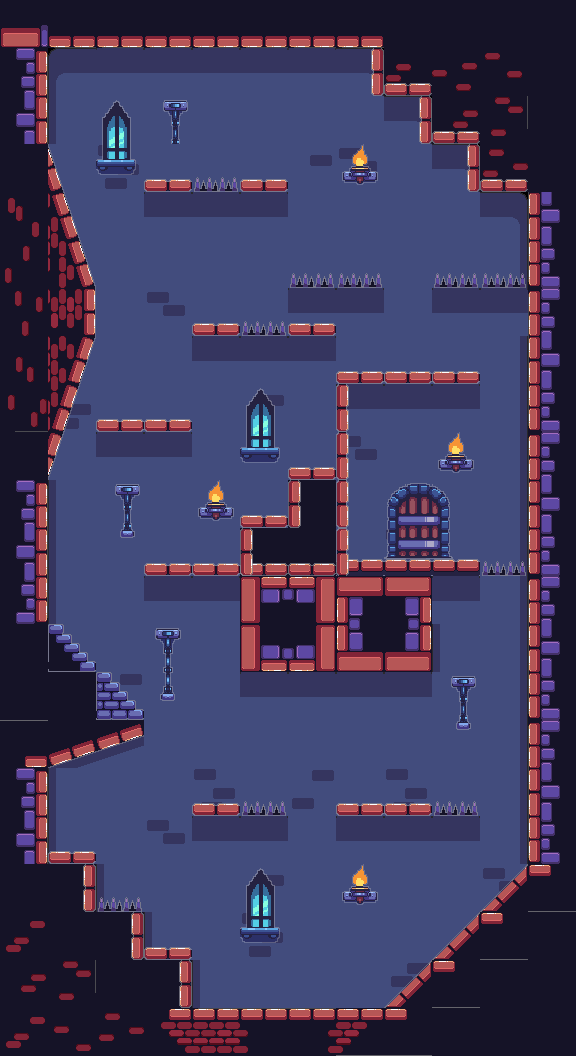

Below is a game level as drawn by its tile map, then a one-line description and the .tmx file that defines it, in full:
An orthogonal 12x22 tile map with 48x48 px tiles, 3 tile layers (Background 1, Background 2, Background 3) and 31 objects.

<map version="1.5" tiledversion="1.7.2" orientation="orthogonal" renderorder="right-down" width="12" height="22" tilewidth="48" tileheight="48" infinite="0" nextlayerid="7" nextobjectid="34">
 <tileset firstgid="1" source="map_10.tsx" />
 <layer id="1" name="Background 1" width="12" height="22">
  <data encoding="csv">
19,20,20,20,20,20,20,20,1,1,1,1,
37,218,206,206,206,206,206,228,3221225477,3221225476,3221225475,1,
55,236,238,238,238,238,238,238,228,5,6,1,
1,238,223,238,238,238,224,239,238,228,4,1,
2684354562,238,238,206,206,206,238,238,238,238,228,67,
2684354563,238,238,238,238,238,238,238,238,238,246,85,
2684354564,238,238,239,238,238,206,206,238,206,206,49,
2684354565,238,238,238,206,206,206,238,238,238,246,67,
2684354566,223,238,238,238,224,238,206,206,206,246,85,
1,238,206,206,238,238,238,239,238,238,246,49,
37,236,238,238,238,238,1,238,238,238,246,67,
55,236,238,238,238,1,1,238,223,238,246,85,
73,236,238,206,206,50,51,68,69,206,246,49,
1,238,238,238,238,104,105,86,87,236,246,67,
1,1,225,238,238,206,206,206,206,238,246,85,
1073741945,204,205,238,238,238,238,238,238,238,246,49,
37,236,238,238,223,238,225,238,223,238,246,67,
55,236,238,239,206,206,238,206,206,206,246,85,
1,1,236,238,238,224,238,238,238,238,239,120,
2,1,1,236,238,223,238,238,238,238,120,1,
5,6,1,1,236,238,238,238,245,120,1,1,
2,3,4,91,92,93,94,112,120,1,1,1
</data>
 </layer>
 <layer id="2" name="Background 2" width="12" height="22">
  <data encoding="csv">
0,0,0,0,0,0,0,0,0,0,0,0,
0,0,0,0,0,0,0,1610612887,151,0,0,0,
0,0,289,361,0,0,0,0,1610612887,151,0,0,
0,2684354637,307,151,157,151,0,217,0,1610612887,151,0,
0,2684354638,0,0,0,0,0,0,0,0,0,0,
0,2684354639,0,0,0,0,157,157,0,157,157,0,
0,2684354640,0,0,151,157,151,0,0,0,0,0,
0,2684354641,0,0,0,0,0,151,151,151,0,0,
0,2684354642,151,151,0,289,0,3758096535,0,0,0,0,
0,2684354643,0,0,0,307,151,3758096535,0,217,0,0,
0,0,361,0,217,151,0,3758096535,0,0,0,0,
0,0,379,151,151,151,151,188,188,188,157,0,
0,0,0,0,0,0,0,0,0,0,0,0,
0,152,0,362,0,0,0,0,0,0,0,0,
0,0,153,380,0,0,0,0,0,361,0,0,
0,23,24,0,0,0,0,0,0,379,0,0,
0,0,0,0,151,157,0,151,151,157,0,0,
0,151,0,0,0,0,0,0,0,0,0,0,
0,1610612887,157,0,0,289,0,217,0,0,15,0,
0,0,1610612887,151,0,307,0,0,0,15,0,0,
0,0,0,1610612887,0,0,0,0,15,0,0,0,
0,0,0,0,0,0,0,0,0,0,0,0
</data>
 </layer>
 <layer id="3" name="Background 3" width="12" height="22">
  <data encoding="csv">
0,0,0,0,0,0,0,0,0,0,0,0,
0,0,0,0,0,0,0,0,0,0,0,0,
0,0,0,0,0,0,0,0,0,0,0,0,
0,0,0,0,0,0,0,0,0,0,0,0,
0,0,0,0,0,0,0,0,0,0,0,0,
0,0,0,0,0,0,0,0,0,0,0,0,
0,0,0,0,0,0,0,0,0,0,0,0,
0,0,0,0,0,0,0,0,0,0,0,0,
0,0,0,0,0,0,0,0,0,0,0,0,
0,0,0,0,0,0,0,0,0,0,0,0,
0,0,0,0,0,0,3758096535,0,290,291,0,0,
0,0,0,0,0,3758096535,0,2684354711,308,309,0,0,
0,0,0,0,0,0,0,0,0,0,0,0,
0,0,0,0,0,0,0,0,0,0,0,0,
0,0,0,0,0,0,0,0,0,0,0,0,
0,0,0,0,0,0,0,0,0,0,0,0,
0,0,0,0,0,0,0,0,0,0,0,0,
0,0,0,0,0,0,0,0,0,0,0,0,
0,0,0,0,0,0,0,0,0,0,0,0,
0,0,0,0,0,0,0,0,0,0,0,0,
0,0,0,0,0,0,0,0,0,0,0,0,
0,0,0,0,0,0,0,0,0,0,0,0
</data>
 </layer>
 <objectgroup id="4" name="Walls">
  <object id="1" x="49.3333" y="47.3333">
   <polygon points="0,0 -1.33333,98 -30.6667,46" />
  </object>
  <object id="2" x="48" y="148">
   <polygon points="0,0 46.6667,139.333 49.3333,188 0.666667,333.333" />
  </object>
  <object id="3" x="48" y="481.333">
   <polygon points="0,0 0,142 -28,70" />
  </object>
  <object id="4" x="49.3333" y="622.667">
   <polygon points="0,0 14,0.666667 12.6667,8.66667 21.3333,10 22,19.3333 29.3333,19.3333 29.3333,27.3333 36,27.3333 38.6667,37.3333 46.6667,38 46,46 60.6667,46.6667 61.3333,57.3333 69.3333,57.3333 68.6667,67.3333 77.3333,66 76.6667,78.6667 87.3333,78 86,86.6667 96.6667,86.6667 96,97.3333 -1.33333,99.3333" />
  </object>
  <object id="5" x="142.667" y="722.667">
   <polygon points="0,0 2,13.3333 -95.3333,46" />
  </object>
  <object id="7" x="48" y="768.667">
   <polygon points="0,0 0,81.3333 48.6667,83.3333 48.6667,142.667 95.3333,141.333 96.6667,179.333 144.667,179.333 144.667,241.333 -20.6667,136" />
  </object>
  <object id="8" x="191.333" y="1008.67">
   <polygon points="0,0 192.667,-0.666667 104.667,27.3333" />
  </object>
  <object id="9" x="190.667" y="802">
   <polygon points="0,0 48.6667,0 48.6667,11.3333 4,14.6667" />
  </object>
  <object id="10" x="335.333" y="803.333">
   <polygon points="0,0 96.6667,-0.666667 97.3333,10 48,13.3333 2.66667,12.6667" />
  </object>
  <object id="11" x="385.333" y="1007.33">
   <polygon points="0,0 143.333,-145.333 104,-42.6667 104,-42" />
  </object>
  <object id="12" x="526.667" y="196">
   <polygon points="0,0 0,665.333 40,314.667" />
  </object>
  <object id="13" x="238.5" y="577">
   <polygon points="0,0 1,93.5 194.5,95" />
  </object>
  <object id="15" x="433" y="672">
   <polygon points="0,0 -2,-97 46.5,-97.5 46.5,-112 -84,-112.5 -85,-287 45.5,-287.5 46,-301.5 -97,-300.5 -95,-99.5" />
  </object>
  <object id="16" x="191.5" y="324">
   <polygon points="0,0 47,-1 49,11.5 0.5,12.5" />
  </object>
  <object id="17" x="287.5" y="323.5">
   <polygon points="0,0 48.5,-0.5 48,11.5 2.5,12" />
  </object>
  <object id="18" x="240" y="178.5">
   <polygon points="0,0 47.5,0 47,13 2,13" />
  </object>
  <object id="19" x="96.5" y="419.5">
   <polygon points="0,0 95.5,0 94.5,10.5 46,14 0.5,11" />
  </object>
  <object id="20" x="527.5" y="192">
   <polygon points="0,0 -61.5,-0.5 -60,-47 -108,-49 -107.5,-94.5 -157,-95.5 -156,-143.5" />
  </object>
  <object id="21" x="49" y="47">
   <polygon points="0,0 323,0.5 173.5,-29.5" />
  </object>
  <object id="31" x="241" y="574.5">
   <polygon points="0,0 -2.5,-59.5 46.5,-61 47,-106 94,-106.5 94,1" />
  </object>
  <object id="32" x="143.5" y="563">
   <polygon points="0,0 94,-0.5 90.5,11 4.5,12" />
  </object>
  <object id="33" x="144.5" y="178.5">
   <polygon points="0,0 47,0.5 45,11.5 3.5,13" />
  </object>
 </objectgroup>
 <objectgroup id="5" name="Traps">
  <object id="22" x="192.667" y="192">
   <polygon points="0,0 48,2 42,-14.6667 2,-14.6667" />
  </object>
  <object id="23" x="290" y="287.333">
   <polygon points="0,0 93.3333,0.666667 88,-14.6667 4,-14.6667" />
  </object>
  <object id="24" x="433.333" y="288.667">
   <polygon points="0,0 93.3333,0 90,-14.6667 5.33333,-16" />
  </object>
  <object id="25" x="241.333" y="336.667">
   <polygon points="0,0 46.6667,-0.666667 42.6667,-17.3333 2.66667,-16" />
  </object>
  <object id="26" x="482" y="575.333">
   <polygon points="0,0 45.3333,0.666667 41.3333,-15.3333 1.33333,-15.3333" />
  </object>
  <object id="27" x="98" y="911.333">
   <polygon points="0,0 46,0.666667 42,-16 4,-16" />
  </object>
  <object id="28" x="241.333" y="816">
   <polygon points="0,0 46.6667,-1.33333 41.3333,-17.3333 2.66667,-14" />
  </object>
  <object id="29" x="432.667" y="815.333">
   <polygon points="0,0 47.3333,-0.666667 41.3333,-16.6667 5.33333,-14.6667" />
  </object>
 </objectgroup>
 <objectgroup id="6" name="Door">
  <object id="30" x="383.818" y="559.091">
   <polygon points="0,0 71.2727,0.363636 65.8182,-3.63636 64.9091,-59.2727 60.7273,-66.1818 55.2727,-70.1818 50.3636,-72.9091 43.2727,-75.8182 25.6364,-75.4545 17.2727,-72.5455 10.3636,-67.4545 5.45455,-61.6364 3.63636,-58.3636 3.81818,-4.54545" />
  </object>
 </objectgroup>
</map>
